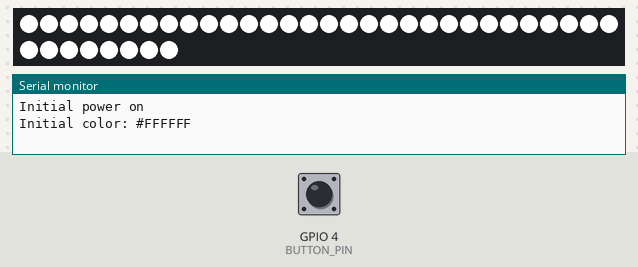
A sketch run on a simulated ESP32. On the bench: 38 RGB LEDs in strip order, left to right, continuing on the next row, the last lines printed to the serial monitor. Inputs (shaded band) come from the test bench; at power-on: GPIO 4 (BUTTON_PIN) LOW. EEPROM starts erased; nothing arrives over Bluetooth unless stated; a phone connects over Bluetooth LE 3 s after start.

Above: at 1.2 s.
1.3 s: GPIO 4 (BUTTON_PIN) pulled HIGH for 0.15 s
At 2.9 s:
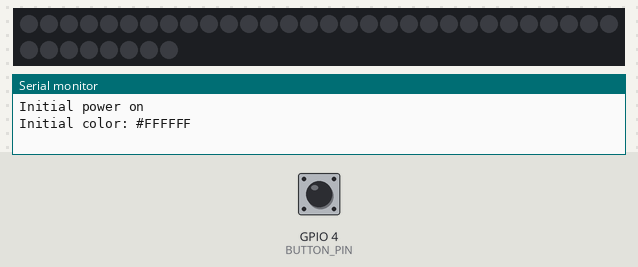
3.9 s: GPIO 4 (BUTTON_PIN) pulled HIGH for 1 s
At 7.1 s:
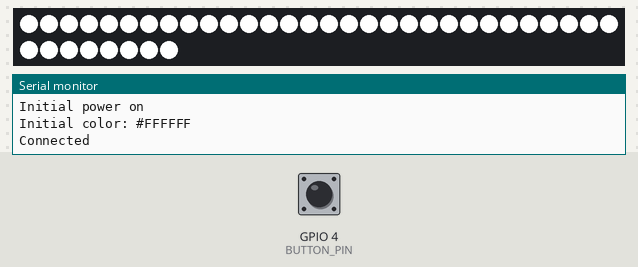
7.4 s: GPIO 4 (BUTTON_PIN) pulled HIGH for 3.2 s
At 12.8 s:
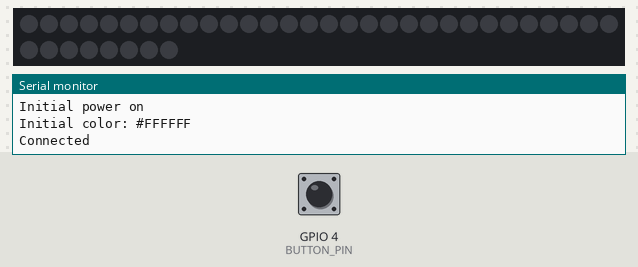
Timing chart, 0 to 14.3 s (numbered marks = the images above; inputs shaded):
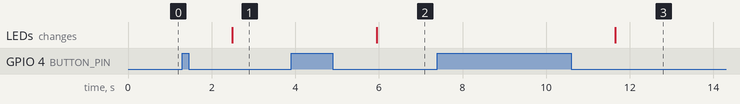

Measured:
- after the input at 1.3 s, the LEDs: change after 1.2 s (image 1)
- after the input at 3.9 s, the LEDs: change after 2.0 s (image 2)
- after the input at 7.4 s, the LEDs: change after 4.2 s (image 3)

The sketch:

TS-1001.ino
```cpp
// Bluetooth
#include <BLEDevice.h>
#include <BLEUtils.h>
#include <BLEServer.h>

// Flash storage
#include <Preferences.h>

// Timer
#include "esp_system.h"

// LEDs
#include <Adafruit_NeoPixel.h>

#define BUTTON_PIN 4

#define LED_PIN 14
#define LED_COUNT 38

#define SERVICE_UUID              "b8bcb500-7296-4f1d-9a0e-25c2b7d5878a"
#define COLOR_CHARACTERISTIC_UUID "b8bcb501-7296-4f1d-9a0e-25c2b7d5878a"
#define POWER_CHARACTERISTIC_UUID "b8bcb502-7296-4f1d-9a0e-25c2b7d5878a"
#define BLE_NAME "TS-1001"

#define DEFAULT_RED 0xff
#define DEFAULT_GREEN 0xff
#define DEFAULT_BLUE 0xff
#define DEFAULT_COLOR DEFAULT_RED << 16 | DEFAULT_GREEN << 8 | DEFAULT_BLUE

#define DEFAULT_POWER 0x01

Preferences preferences;

const int wdtTimeout = 5000;  //time in ms to trigger the watchdog
hw_timer_t *timer = NULL;
volatile SemaphoreHandle_t timerSemaphore;

static uint8_t current_color[3] = {DEFAULT_RED, DEFAULT_GREEN, DEFAULT_BLUE};
static uint8_t current_power = DEFAULT_POWER;

Adafruit_NeoPixel pixels = Adafruit_NeoPixel(LED_COUNT, LED_PIN, NEO_GRB + NEO_KHZ800);

BLECharacteristic *colorCharacteristic;
BLECharacteristic *powerCharacteristic;

const int KEY_PRESSED = LOW; //state of key being pressed
const unsigned long KEY_DURATION = 1000; // milliseconds, minimum threshold to test for long presses
int buttonState = 0;
int lastButtonState = 0;
unsigned long buttonPressTime;
bool buttonDown = false;

void storeData() {
  uint32_t color = current_color[0] << 16 | current_color[1] << 8 | current_color[2];

  preferences.begin("led", false);

  // Serial.print("storing color: ");
  // Serial.println(color, HEX);
  preferences.putUInt("color", color);

  // Serial.print("storing power: ");
  // Serial.println(current_power, HEX);
  preferences.putUChar("power", current_power);

  preferences.end();
}

void ARDUINO_ISR_ATTR onTimer(){
  timerStop(timer);
  // Give a semaphore that we can check in the loop
  xSemaphoreGiveFromISR(timerSemaphore, NULL);
}

void restartTimer() {
  timerStop(timer);
  timerRestart(timer);
  timerStart(timer);
}

void setLedColor() {
  for(int i=0; i < LED_COUNT; i++) {
    pixels.setPixelColor(i, pixels.Color(current_color[0], current_color[1], current_color[2]));
    pixels.show();
  }
}

void setLedOff() {
  for(int i=0; i < LED_COUNT; i++) {
    pixels.setPixelColor(i, pixels.Color(0, 0, 0));
    pixels.show();
  }
}

//function takes String and adds manufacturer code at the beginning
void setBleData() {
  std::string value = {0xff, 0xff, current_power, current_color[0], current_color[1], current_color[2]};

  // Serial.print("Manufacturing Data: ");
  // for (int i = 0; i < value.length(); i++) {
  //   Serial.printf("%02X", value[i]);
  // }
  // Serial.println();

  BLEAdvertising *pAdvertising;
  BLEAdvertisementData advData;

  pAdvertising->stop();
  pAdvertising = BLEDevice::getAdvertising();
  advData.setCompleteServices(BLEUUID::fromString(SERVICE_UUID));
  advData.setManufacturerData(value);
  pAdvertising->setAdvertisementData(advData);
  pAdvertising->setScanResponse(false);
  pAdvertising->start();
}

class MyCharacteristicCallbacks: public BLECharacteristicCallbacks {
  void onWrite(BLECharacteristic *pCharacteristic) {
    if (pCharacteristic->getUUID().equals(colorCharacteristic->getUUID()))
    {
      std::string value = pCharacteristic->getValue();
      if (value.length() == 3) {
        restartTimer();

        Serial.print("New color value: #");
        for (int i = 0; i < value.length(); i++) {
          Serial.printf("%02X", value[i]);
        }

        Serial.println();

        current_color[0] = (uint8_t)value[0];
        current_color[1] = (uint8_t)value[1];
        current_color[2] = (uint8_t)value[2];
        current_power = 0x01;

        setLedColor();

        setBleData();
      }
    } else if (pCharacteristic->getUUID().equals(powerCharacteristic->getUUID())) {
      std::string value = pCharacteristic->getValue();
      if (value.length() == 1) {
        restartTimer();

        current_power = (uint8_t)value[0];
        if (current_power == 0x00) {
          Serial.println("Power off");
          setLedOff();
        } else if (current_power == 0x01) {
          Serial.println("Power on");
          setLedColor();
        }

        setBleData();
      }
    }
  }
};

class MyServerCallbacks: public BLEServerCallbacks {
  void onConnect(BLEServer* pServer) {
    Serial.println("Connected");
  };
  void onDisconnect(BLEServer* pServer) {
    Serial.println("Disconnected");
    pServer->startAdvertising();
  }
};


void setup() {
  Serial.begin(115200);

  pixels.begin();
  pixels.clear();

  preferences.begin("led", false);
  uint32_t initial_color = preferences.getUInt("color", DEFAULT_COLOR);
  uint8_t initial_power = preferences.getUChar("power", DEFAULT_POWER);
  preferences.end();

  current_color[0] = initial_color >> 16;
  current_color[1] = initial_color >> 8;
  current_color[2] = initial_color;
  current_power = initial_power;

  if (current_power == 0x00) {
    Serial.println("Initial power off");
    setLedOff();
  } else if (current_power == 0x01) {
    Serial.println("Initial power on");
    Serial.print("Initial color: #");
    for (int i = 0; i < 3; i++) {
      Serial.printf("%02X", current_color[i]);
    }

    Serial.println();
    setLedColor();
  }

  timerSemaphore = xSemaphoreCreateBinary();

  timer = timerBegin(0, 80, true);                  // timer 0, div 80
  timerAttachInterrupt(timer, &onTimer, true);    // attach callback
  timerAlarmWrite(timer, wdtTimeout * 1000, true);  // set time in us
  timerAlarmEnable(timer);                          // enable interrupt


  BLEDevice::init(BLE_NAME);
  BLEServer *pServer = BLEDevice::createServer();
  pServer->setCallbacks(new MyServerCallbacks());

  BLEService *pService = pServer->createService(SERVICE_UUID);

  // color
  colorCharacteristic = pService->createCharacteristic(
                                         COLOR_CHARACTERISTIC_UUID,
                                         BLECharacteristic::PROPERTY_READ |
                                         BLECharacteristic::PROPERTY_WRITE
                                       );
  colorCharacteristic->setCallbacks(new MyCharacteristicCallbacks());
  uint8_t color_value[3] = {current_color[0], current_color[1], current_color[2]};
  colorCharacteristic->setValue(color_value, 3);

  // power
  powerCharacteristic = pService->createCharacteristic(
                                         POWER_CHARACTERISTIC_UUID,
                                         BLECharacteristic::PROPERTY_READ |
                                         BLECharacteristic::PROPERTY_WRITE
                                       );
  powerCharacteristic->setCallbacks(new MyCharacteristicCallbacks());
  uint8_t power_value[1] = {current_power};
  powerCharacteristic->setValue(power_value, 1);

  pService->start();

  setBleData();

  pinMode(BUTTON_PIN, INPUT);
}

void loop() {
  if (xSemaphoreTake(timerSemaphore, 0) == pdTRUE){
    storeData();
  }

  buttonState = digitalRead(BUTTON_PIN);

  if (buttonState != lastButtonState) {
    if (buttonState == KEY_PRESSED) {
      buttonPressTime = millis();
      buttonDown = true;
    } else {
      buttonDown = false;
    }
    delay(50); // debounce
  }
  lastButtonState = buttonState;

  if (buttonDown == true && millis() - buttonPressTime >= KEY_DURATION) {
    // long key press
    buttonDown = false; // reset state so button has to be released
    if (current_power == 0x00) {
      current_power = 0x01;
      uint8_t power_value[1] = {current_power};
      powerCharacteristic->setValue(power_value, 1);
      setLedColor();
      setBleData();
    } else {
      current_power = 0x00;
      uint8_t power_value[1] = {current_power};
      powerCharacteristic->setValue(power_value, 1);
      setLedOff();
      setBleData();
    }
  }
}
```
